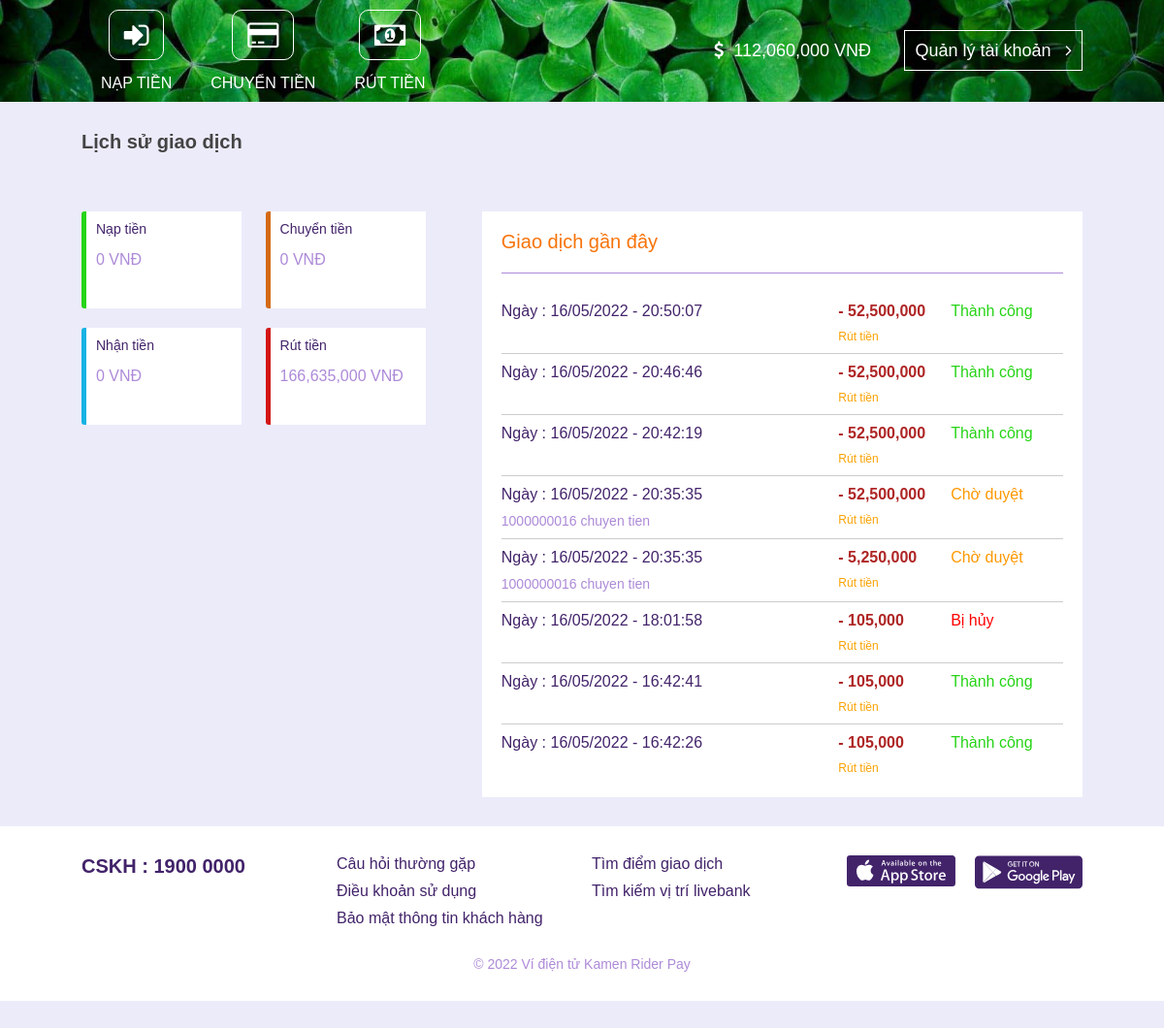
The page /history.php (signed in) on the database its author committed.
### tables this page shows
CREATE TABLE `identity_card` (
  `id` int PRIMARY KEY AUTO_INCREMENT,
  `customer_id` int NOT NULL,
  `font_identity_card` varchar(255) DEFAULT "",
  `back_identity_card` varchar(255) DEFAULT "",
  `confirm` int DEFAULT 0
);

CREATE TABLE `customer` (
  `id` int PRIMARY KEY AUTO_INCREMENT,
  `user` varchar(25) NOT NULL,
  `pass` varchar(255) NOT NULL,
  `full_name` varchar(255) NOT NULL,
  `phone_number` varchar(20) DEFAULT "",
  `email` varchar(255) NOT NULL,
  `date_of_birth` date NOT NULL,
  `address` varchar(255) DEFAULT "",
  `money` int DEFAULT 0,
  `date_created` timestamp,
  `user_type` int DEFAULT 0,
  `is_active` int DEFAULT 1
);

CREATE TABLE `withdraw_money` (
  `id` int PRIMARY KEY AUTO_INCREMENT,
  `customer_id` int NOT NULL,
  `amount_of_money` int NOT NULL,
  `card_number` varchar(30) NOT NULL,
  `expiration_date` date NOT NULL,
  `cvv` varchar(3) NOT NULL,
  `note` varchar(255) NOT NULL,
  `date_created` timestamp,
  `confirm` int DEFAULT 0
);

### backend.php (called while the page is built, shortened)
<?php
    if (file_exists('./DB.php'))
        require_once ('./DB.php');
    function isLogin()
    {
        if (isset($_SESSION['user']))
            return true;
        return false;
    }
    function getInformation() {
        $user = $_SESSION['user'];
        $info = db_select_query("SELECT *
                                FROM customer as c, identity_card as ic
                                WHERE c.id = ic.customer_id AND c.user = '$user'");
        return $info[0];
    }
    function getTotalAmountWithdrawn() {
        $user = $_SESSION['user'];
        $info = db_select_query("SELECT SUM(amount_of_money) as total
                                FROM withdraw_money
                                WHERE customer_id = '$user' AND confirm = 1")[0]['total'];
        return $info;
    }
    function getHistory() {
        $user = $_SESSION['user'];
        $info = db_select_query("SELECT * FROM withdraw_money WHERE customer_id = '$user' ORDER BY date_created DESC LIMIT 50;");
        return $info;
    }
    function convertStringToDateTimeFormat($date)
    {
        return date('d', strtotime($date)). '/' . date('m', strtotime($date)) . '/' . date('Y', strtotime($date)) . ' - ' . date('H', strtotime($date)) . ':' . date('i', strtotime($date)) . ':' . date('s', strtotime($date));
    }
?>

### DB.php (called while the page is built, shortened)
<?php
    function db_select_query($query)
    {
        $result = $GLOBALS['conn']->query($query);
        $arr = array();
        if ($result->num_rows > 0) {
            while($row = $result->fetch_assoc()) {
                array_push($arr, $row);
            }
        }
        return $arr;
    }
?>

### history.php (the view, shortened to what this page needs)
<?php
    require_once ('./backend.php');
?>
<?php
    require_once ('./_layout/_header.php');
?>
<div class="path">Lịch sử giao dịch</div>
<div class="history">
    <div class="left">
        <div class="item">
            <div class="title">Nạp tiền</div>
            <div class="money">0</div>
        </div>
        <div class="item">
            <div class="title">Chuyển tiền</div>
            <div class="money">0</div>
        </div>
        <div class="item">
            <div class="title">Nhận tiền</div>
            <div class="money">0</div>
        </div>
        <div class="item">
            <div class="title">Rút tiền</div>
            <div class="money"><?= number_format(getTotalAmountWithdrawn()); ?></div>
        </div>
    </div>
    <div class="right">
        <div class="title">Giao dịch gần đây</div>
        <div class="list">
            <?php
                $list = getHistory();
                if (count($list) == 0) {
                    ?>
                    <p class="not-found-history">Không tìm thấy kết quả</p>
                    <?php
                }
                else {
                    foreach ($list as $item) :
            ?>
                <div class="item">
                    <div class="col">
                        <div class="date"><?= convertStringToDateTimeFormat($item['date_created']) ?></div>
                        <div class="note"><?= $item['note'] ?></div>
                    </div>
                    <div class="col">
                        <div class="sub"><?= number_format($item['amount_of_money']) ?></div>
                        <div class="action">Rút tiền</div>
                    </div>
                    <div class="col">
                        <div class="status <?= $item['confirm'] == 0 ? '' : ($item['confirm'] == 1 ? 'ok' : 'no') ?>"><?= $item['confirm'] == 0 ? 'Chờ duyệt' : ($item['confirm'] == 1 ? 'Thành công' : 'Bị hủy') ?></div>
                    </div>
                </div>
            <?php
                endforeach;
            }
            ?>
        </div>
    </div>
</div>
<?php
    require_once ('./_layout/_footer.php');
?>

### _layout/_header.php (shortened to what this page needs)
<?php
    $info = getInformation();
?>
<!DOCTYPE html>
<html lang="en">
<head>
    <link rel="stylesheet" href="https://cdnjs.cloudflare.com/ajax/libs/font-awesome/4.7.0/css/font-awesome.min.css">
    <link rel="stylesheet" href="https://cdnjs.cloudflare.com/ajax/libs/toastr.js/latest/toastr.css">
    <link rel="stylesheet" href="./style.css">
</head>
<body>
    <header>
        <div class="left">
            <a href="#"><i class="fa fa-sign-in"></i><span>Nạp tiền</span></a>
            <a href="#"><i class="fa fa-credit-card"></i><span>Chuyển tiền</span></a>
            <a href="./withdraw_money.php"><i class="fa fa-money"></i><span>Rút tiền</span></a>
        </div>
        <div class="right">
            <span><i class="fa fa-dollar"></i><span><?= number_format($info['money']) ?></span></span>
            <a href="./">Quản lý tài khoản <i class="fa fa-angle-right"></i></a>
        </div>
    </header>

### _layout/_footer.php
        <footer>
            <div class="row">
                <div class="col">
                    <a href="#">CSKH : 1900 0000</a>
                </div>
                <div class="col">
                    <a href="#">Câu hỏi thường gặp</a>
                    <a href="#">Điều khoản sử dụng</a>
                    <a href="#">Bảo mật thông tin khách hàng</a>
                </div>
                <div class="col">
                    <a href="#">Tìm điểm giao dịch</a>
                    <a href="#">Tìm kiếm vị trí livebank</a>
                </div>
                <div class="col">
                    <a href="#"><img src="./Image/download-ios.svg" alt=""></a>
                    <a href="#"><img src="./Image/download-android.svg" alt=""></a>
                </div>
            </div>
            <div class="row">
                <div class="copyright">&copy; 2022 Ví điện tử <?= Title ?></div>
            </div>
        </footer>
    </body>
</html>

### style.css (style rules this page uses)
* { margin: 0; padding: 0; box-sizing: border-box; font-family: Arial, Helvetica, sans-serif; }
body { width: 100%; background-color: #EBEBFA; }
header { background: url('./Image/bg-header.jpg') no-repeat center; background-size: cover; display: flex; align-items: center; justify-content: space-between; padding: 0 7%; }
header > .left { display: flex; }
header > .left > a { display: flex; flex-flow: column; align-items: center; text-decoration: none; color: #fff; padding: 10px 20px; }
header > .left > a > i { font-size: 30px; color: #fff; border: 1px solid #fff; padding: 10px 15px; border-radius: 10px; }
header > .left > a > span { padding-top: 15px; text-transform: uppercase; }
header > .right > span { color: #fff; font-size: 18px; padding-right: 30px; }
header > .right > span > i { padding-right: 10px; }
header > .right > a { text-decoration: none; color: #fff; font-size: 18px; border: 1px solid #fff; padding: 10px; }
header > .right > a > i { padding-left: 10px; }
header > .right > span > span::after { content: ' VNĐ'; }
footer { width: 100%; background-color: #fff; padding: 30px 7%; }
footer > .row { width: 100%; display: flex; justify-content: center; flex-flow: row nowrap; gap: 20px; }
footer > .row > .col { width: 25%; display: flex; flex-flow: column; }
footer > .row > .col > a { text-decoration: none; font-size: 16px; color: #42236a; padding-bottom: 10px; }
footer > .row > .col:last-child { flex-flow: row nowrap; gap: 20px; }
footer > .row > .col:last-child > a { width: 50%; }
footer > .row > .col:last-child > a > img { width: 100%; object-fit: cover; }
footer > .row > .col:first-child > a { font-size: 20px; font-weight: 600; }
footer > .row > .copyright { text-align: center; width: 100%; font-size: 14px; color: #ad8ad8; padding-top: 20px; }
.path { padding: 30px 7%; font-size: 20px; font-weight: 600; color: #444; }
.history { padding: 30px 7%; width: 100%; display: flex; }
.history > .left { width: 40%; }
.history > .left > .item { background-color: #fff; border: none; border-left: 5px solid #26d416; border-radius: 3px 0 0 3px; padding: 10px; height: 100px; width: 40%; display: inline-block; margin-bottom: 20px; margin-right: 20px; }
.history > .left > .item:nth-child(2) { border-left: 5px solid #d46b16; }
.history > .left > .item:nth-child(3) { border-left: 5px solid #15b3e4; }
.history > .left > .item:nth-child(4) { border-left: 5px solid #d41616; }
.history > .left > .item > .title { font-size: 14px; color:#42236a; }
.history > .left > .item > .money { font-size: 16px; color: #ad8ad8; margin-top: 15px; }
.history > .left > .item > .money::after { content: ' VNĐ'; }
.history > .right { width: 60%; background-color: #fff; padding: 20px; }
.history > .right > .title { font-size: 20px; color:#f77308; padding-bottom: 20px; border-bottom: 1px solid #ad8ad8; margin-bottom: 20px; }
.history > .right > .list { width: 100%; height: 500px; overflow: hidden; overflow-y: auto; }
.history > .right > .list > .item { display: flex; width: 100%; padding: 10px 0; border-bottom: 1px solid #ccc; }
.history > .right > .list > .item > .col:first-child { width: 60%; }
.history > .right > .list > .item > .col:first-child > .date { font-size: 16px; color: #42236a; padding-bottom: 10px; }
.history > .right > .list > .item > .col:first-child > .date::before { content: 'Ngày : '; }
.history > .right > .list > .item > .col:first-child > .note { font-size: 14px; color: #ad8ad8; }
.history > .right > .list > .item > .col:nth-child(2), .history > .right > .list > .item > .col:nth-child(3) { width: 20%; }
.history > .right > .list > .item > .col > .sub { font-size: 16px; font-weight: 600; color: #af2525; }
.history > .right > .list > .item > .col > .sub::before { content: '- '; }
.history > .right > .list > .item > .col >.status { font-size: 16px; color: #FF9800; }
.history > .right > .list > .item > .col > .status.ok { color: #26d416; }
.history > .right > .list > .item > .col > .status.no { color: red; }
.history > .right > .list > .item > .col > .action { font-size: 12px; color: #faa200; padding-top: 10px; }

### rows shown on the page
identity_card: customer.money "112,060,000"
withdraw_money: date_created "16/05/2022 - 20:50:07", amount_of_money "52,500,000", confirm "Thành công"
withdraw_money: date_created "16/05/2022 - 20:46:46", amount_of_money "52,500,000", confirm "Thành công"
withdraw_money: date_created "16/05/2022 - 20:42:19", amount_of_money "52,500,000", confirm "Thành công"
withdraw_money: date_created "16/05/2022 - 20:35:35", note "1000000016 chuyen tien", amount_of_money "52,500,000", confirm "Chờ duyệt"
withdraw_money: date_created "16/05/2022 - 20:35:35", note "1000000016 chuyen tien", amount_of_money "5,250,000", confirm "Chờ duyệt"
withdraw_money: date_created "16/05/2022 - 18:01:58", amount_of_money "105,000", confirm "Bị hủy"
withdraw_money: date_created "16/05/2022 - 16:42:41", amount_of_money "105,000", confirm "Thành công"
withdraw_money: date_created "16/05/2022 - 16:42:26", amount_of_money "105,000", confirm "Thành công"

### other values the page prints
getTotalAmountWithdrawn() "166,635,000"
Title "Kamen Rider Pay"
